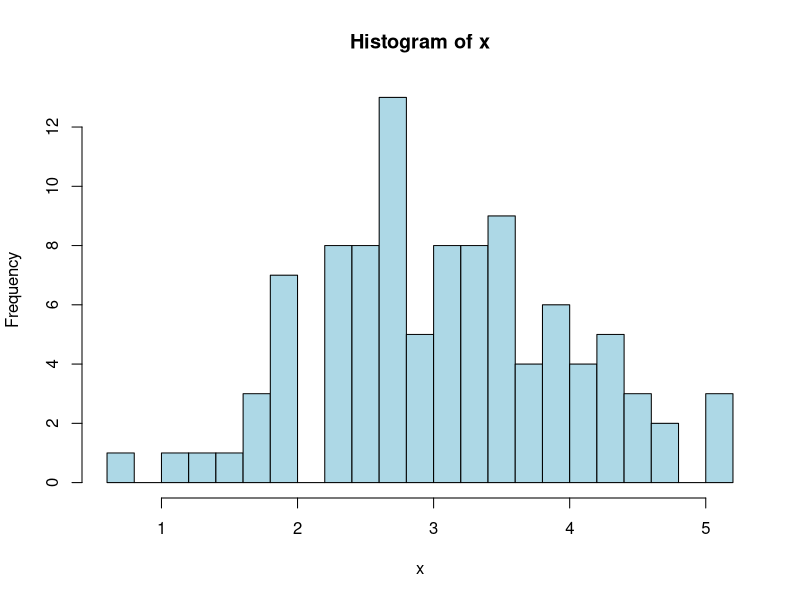
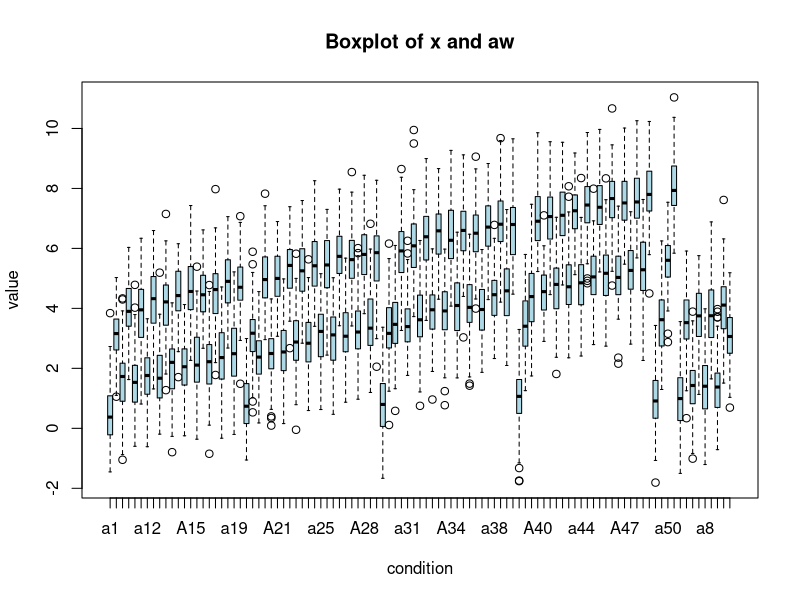
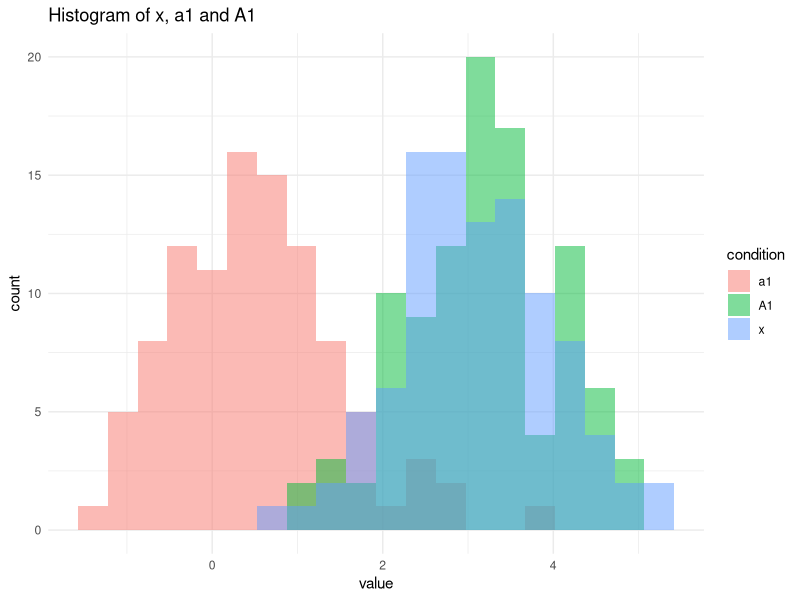

These charts were generated, in order, by the following R code:
# let's create vector with mean 3 and standard deviation 1
# normally distributed in interval 0-5
# 100 observations

set.seed(123)
x <- rnorm(100, mean = 3, sd = 1)
hist(x, breaks = 20, col = "lightblue", main = "Histogram of x", xlab = "x")

# now let's make for loop to create 72*100 observations
# and store them in 24 vectors a - x
# each vector will have different mean, starting from 0.5 and going up by 0.1

for (i in 1:50) {
  assign(paste0("a", i), rnorm(100, mean = 0.5 + 0.1 * i, sd = 1))
}

# next let's create 24 vectors A - X

for (i in 1:50) {
  assign(paste0("A", i), rnorm(100, mean = 3 + 0.1*i, sd = 1))
}

# now let's put all the vectors into one data frame

df <- data.frame()

for (i in 1:50) {
  df <- rbind(df, data.frame(condition = paste0("a", i), value = get(paste0("a", i))))
}

for (i in 1:50) {
  df <- rbind(df, data.frame(condition = paste0("A", i), value = get(paste0("A", i))))
}

# let's add x as a condition to the data frame

df <- rbind(df, data.frame(condition = "x", value = x))

# now let's make a boxplot

boxplot(value ~ condition, data = df, col = "lightblue", main = "Boxplot of x and aw", xlab = "condition", ylab = "value")


# and load standard lme4 package
# plus lmerTest for p-values

# library(lme4)
library(lmerTest)

# subset x as baseline and aa, Aa as conditions
# via tidyverse

library(tidyverse)

df2 <- df %>%
  filter(condition %in% c("x", "a1", "A1"))

# ggplot histogram for df2

library(ggplot2)

ggplot(df2, aes(x = value, fill = condition)) +
  geom_histogram(bins = 20, alpha = 0.5, position = "identity") +
  labs(title = "Histogram of x, a1 and A1", x = "value", y = "count") +
  theme_minimal()

# let's add to df2 simulated participants: each condition has 20 participants
# and each participant has 5 observations

df2 <- df2 %>%
  group_by(condition) %>%
  mutate(participant = rep(1:20, each = 5)) %>%
  ungroup()

# let's compute linear model with x as baseline

as.factor(df2$condition) -> df2$condition

as.factor(df2$participant) -> df2$participant

df2$condition <- relevel(df2$condition, ref = "x")

model <- lmer(value ~ condition + (1|participant), data = df2, REML = FALSE)

summary(model)

# error message
# let's do without random effects

model2 <- lm(value ~ condition, data = df2)

summary(model2)
